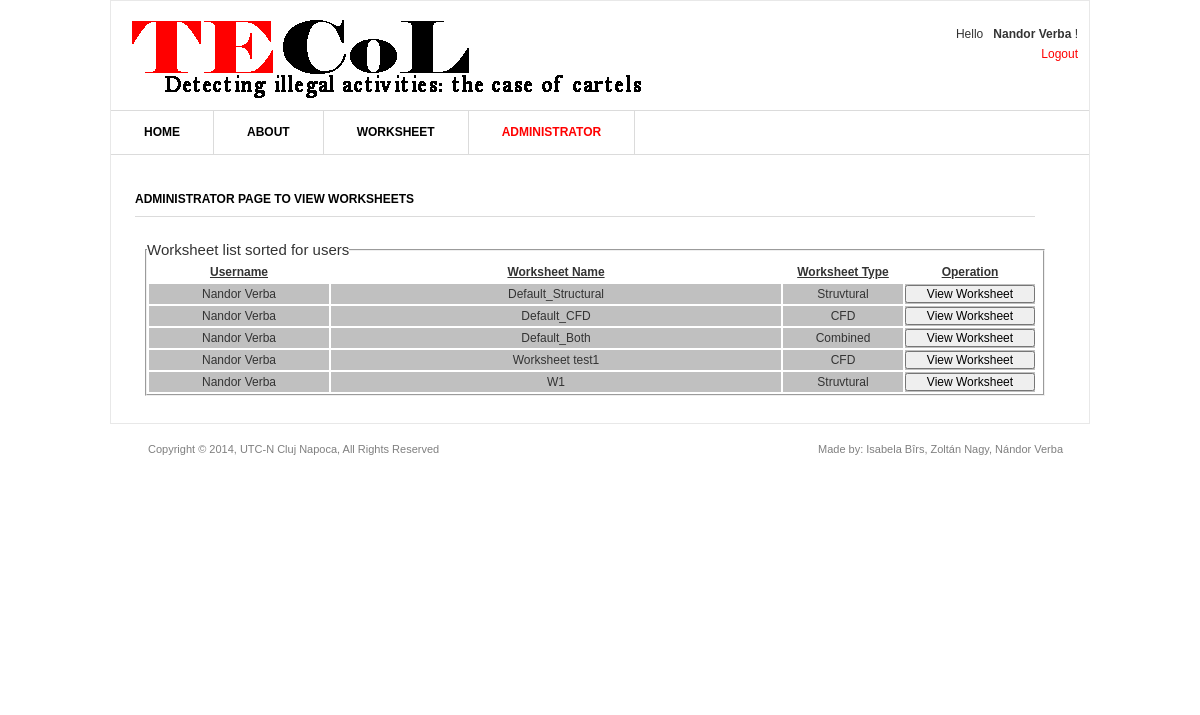
Page /tecol/admin_worksheets.php (signed in) on the earlier database version.
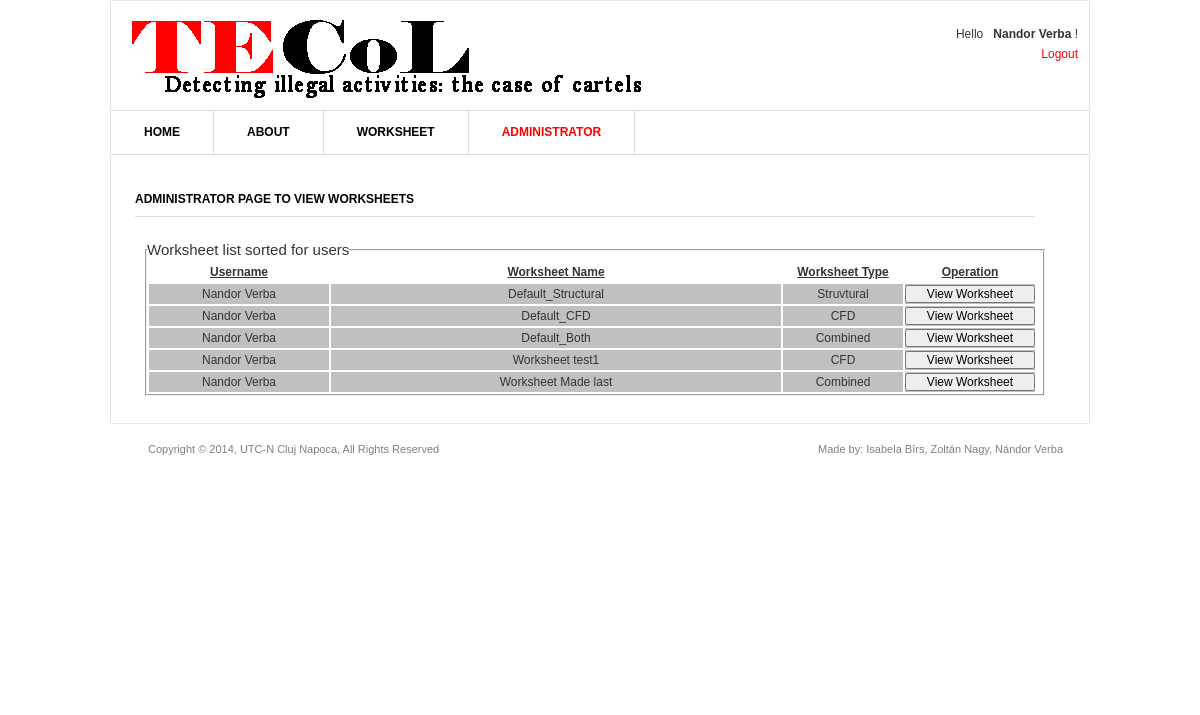
Same page on the later database version.
### tables this page shows
CREATE TABLE IF NOT EXISTS `worksheet` (
  `w_id` int(11) NOT NULL AUTO_INCREMENT,
  `u_id` int(11) NOT NULL,
  `w_name` varchar(30) NOT NULL,
  `w_type` tinyint(1) NOT NULL COMMENT '0 for Structural 1 for CFD',
  `w_date` datetime NOT NULL DEFAULT CURRENT_TIMESTAMP,
  PRIMARY KEY (`w_id`)
);

CREATE TABLE IF NOT EXISTS `users` (
  `u_id` int(11) NOT NULL AUTO_INCREMENT,
  `u_type` tinyint(1) NOT NULL DEFAULT '1' COMMENT '1 for regular users 2 for admin',
  `username` varchar(20) NOT NULL,
  `password` varchar(100) NOT NULL,
  `first_name` varchar(20) NOT NULL,
  `last_name` varchar(20) NOT NULL,
  PRIMARY KEY (`u_id`),
  UNIQUE KEY `username` (`username`)
);

### tecol/admin_worksheets.php (the view, shortened to what this page needs)
<!DOCTYPE html PUBLIC "-//W3C//DTD XHTML 1.0 Transitional//EN" "http://www.w3.org/TR/xhtml1/DTD/xhtml1-transitional.dtd">
<html xmlns="http://www.w3.org/1999/xhtml">
<head>
<link rel='stylesheet' href='css/style.css' type='text/css' media='all' />
<link rel='stylesheet' href='css/jquery.jcarousel.css' type='text/css' media='all' />
</head>
<body>
<div class="shell">
  <div class="border">
    <div id="header">
      <h1 id="logo"><a href="#" class="notext">beSMART</a></h1>
      <div class="socials right">
        <ul>
		<div style='text-align:right'>
		<?php
          if(isset($_SESSION['username']))
	 { echo "	<p> Hello &nbsp <b> ";
	 echo $_SESSION['username'];
	echo " </b>!</p> <a href='logout.php'>Logout </a>";
	}
	else
	echo"
	<p><b> Guest User </b></p>
	<a href='login.php'>Login</a>&nbsp&nbsp&nbsp&nbsp
	<a href='create.php'>Create Account </a>";
	?>
        </div></ul>
      </div>
    </div>
    <div id="navigation">
      <ul>
        <li><a href="index.php" >Home</a></li>
        <li><a href="about.php" >About</a></li>
		<?php
		if(isset($_SESSION['username']))
		{
		echo "<li><a href='worksheet.php'>Worksheet</a></li>";
        if (isset($_SESSION['admin']))
		{
		echo "<li><a href='admin.php' class='active'>Administrator</a></li>";
		}
        }
		?>
      </ul>
    </div>
    <div id="main">
		<div class="highlight">
		<div style='width:900px;float:left'>
          <h3> Administrator page to view Worksheets </h3>
		  <div style='width:900px;float:left;padding:10px'>
		  <fieldset >
				<legend style='font-size:15px'>Worksheet list sorted for users</legend>
				<table style="width:890px;font-size:12px">
					<tr bgcolor='#FFFFFF' style='text-decoration:underline;'>
						<th width="180px">Username</td>
						<th >Worksheet Name</td>
						<th width="120px">Worksheet Type</td>
						<th width="130px" >Operation</td>
					</tr>
					<?php
					$q="SELECT * FROM `worksheet` WHERE 1 order by u_id";
					$result=mysql_query($q);
					while($row = mysql_fetch_assoc($result))
					{
					echo "<tr bgcolor='#C0C0C0' style='text-align:center'>";
					$q2="SELECT * FROM `users` WHERE u_id='".$row['u_id']."'";
					$result2=mysql_query($q2) or die("This user search died");
					$row2 = mysql_fetch_assoc($result2);
					echo "<td>".$row2['first_name']." ".$row2['last_name']."</td>";
					echo "<td>".$row['w_name']."</td>";
					switch($row['w_type'])
					{
					case '1':
					echo "<td>Struvtural</td>";
					break;
					case '2':
					echo "<td>CFD</td>";
					break;
					case '3':
					echo "<td>Combined</td>";
					break;
					}
					echo "<td>
							<form style='text-align:center;float:left' method='post' action='admin_worksheet_dispaly.php'>
							<input type='hidden' name='w_id' value='".$row['w_id']."'/>
							<input type='hidden' name='username' value='".$row2['first_name']." ".$row2['last_name']."'/>
							<input type='hidden' name='w_name' value='".$row['w_name']."'/>
							<input type='hidden' name='w_type' value='".$row['w_type']."'/>
							<input type='submit' name='Submit' value='View Worksheet' style='width:130px' />
							</form>";
					}
					?>
		</table>
			</fieldset>
		  </div>
		  </div>
		</div>
    </div>
    <div class="shadow-l"></div>
    <div class="shadow-r"></div>
    <div class="shadow-b"></div>
  </div>
  <div id="footer">
    <p class='left'>Copyright &copy; 2014, UTC-N Cluj Napoca, All Rights Reserved</p>
    <p class='right'>Made by: Isabela Bîrs, Zoltán Nagy, Nándor Verba</p>
  </div>
</div>
</body>
</html>

### TECoL/css/style.css (style rules this page uses)
* { margin:0; padding:0; outline:0; }
body { font-size:12px; line-height:20px; font-family:Georgia, Arial, Helvetica, Sans-Serif; color:#333; background:url(images/body-bg.gif) repeat 0 0; }
a { color:#ff0000; text-decoration:none; cursor:pointer; }
input, textarea, select { font-family:Arial, Helvetica, sans-serif; font-size:12px; }
.notext { font-size:0; line-height:0; text-indent:-4000px; }
.left, .alignleft { float:left; display:inline; }
.right, .alignright { float:right; display:inline; }
.shell { width:980px; margin:0 auto; }
.border { border:1px solid #e8e8e8; background:#fff; position:relative; }
.shadow-l { background:url(images/shadow-l.png) no-repeat 0 0; width:25px; height:686px; position:absolute; top:0; left:-25px; }
.shadow-r { background:url(images/shadow-r.png) no-repeat 0 0; width:25px; height:686px; position:absolute; top:0; right:-25px; }
.shadow-b { background:url(images/shadow-b.png) no-repeat 0 0; width:980px; height:20px; position:absolute; bottom:-20; left:0; }
#header { background:url(images/header-bg.gif) repeat-x 0 0; height:109px; position:relative; }
#logo a { background:url(images/header.gif) no-repeat 0 0; width:534px; height:109px; position:absolute; top:0; left:0; }
.socials { padding:23px 11px 0 0; }
.socials ul { list-style:none; }
#navigation { height:43px; border-top:1px solid #dbdbdb; border-bottom:1px solid #dbdbdb; }
#navigation ul { list-style:none; }
#navigation ul li { float:left; height:43px; border-right:1px solid #dbdbdb; font-size:12px; line-height:43px; font-weight:bold; text-transform:uppercase; }
#navigation ul li a { float:left; height:43px; color:#000; padding:0 33px; }
#navigation ul li a:hover, #navigation ul li a.active { color:#ff0000; text-decoration:none; }
#main { width:932px; padding:37px 24px 17px 24px; }
#main h3 { font-size:12px; line-height:15px; color:#000; text-transform:uppercase; border-bottom:1px solid #dbdbdb; padding:0 0 9px 0; }
.highlight h3 { margin:0 0 9px 0; }
#footer { font-family:Arial, sans-serif; font-size:11px; line-height:14px; color:#7f7f7f; padding:18px 27px 20px 38px; }

Differences in the rows shown:
removed worksheet: u.first_name "Nandor", u.last_name "Verba", w_name "W1", w_type "Struvtural"
added worksheet: u.first_name "Nandor", u.last_name "Verba", w_name "Worksheet Made last", w_type "Combined"
